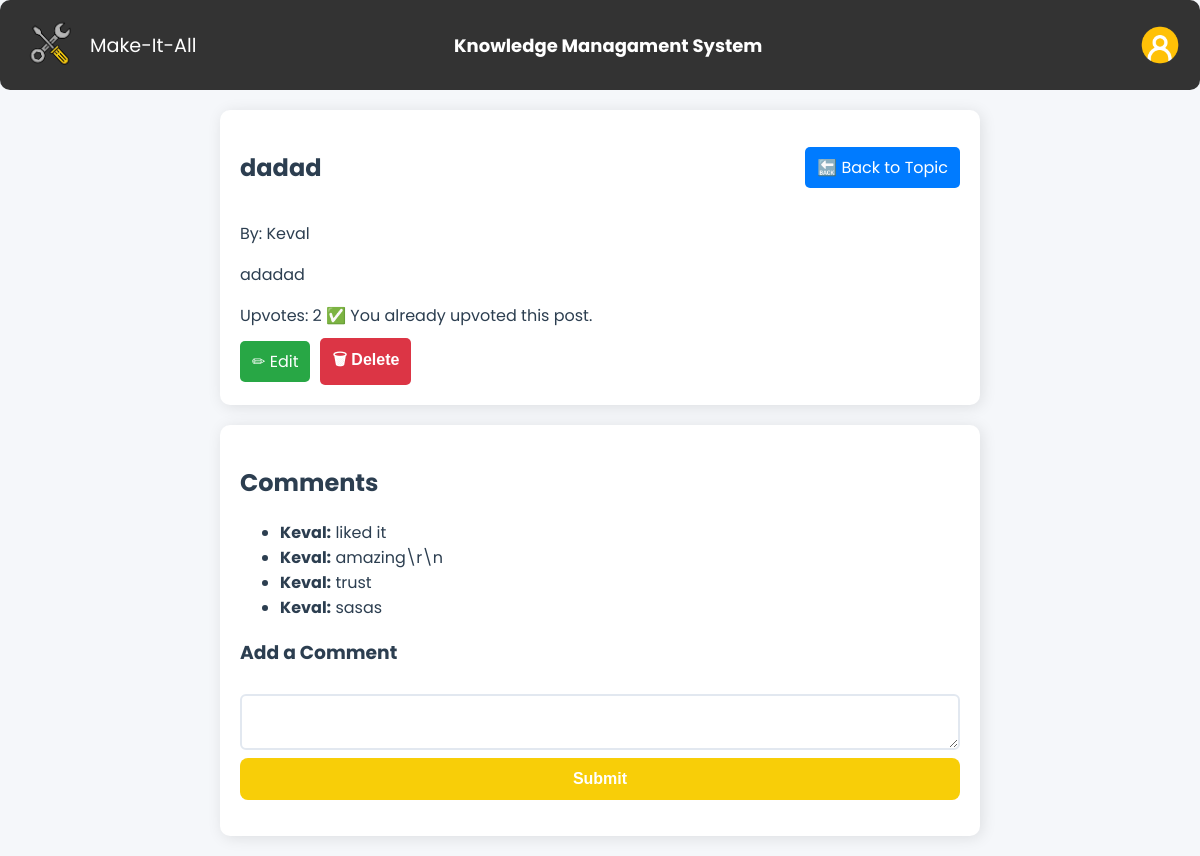
Screenshot of /post.php?post_id=3 (signed in) with the database file from the repository.
### tables this page shows
CREATE TABLE `posts` (
  `id` int(11) NOT NULL,
  `topic_id` int(11) NOT NULL,
  `title` varchar(255) NOT NULL,
  `content` text NOT NULL,
  `created_at` timestamp NOT NULL DEFAULT current_timestamp(),
  `updated_at` timestamp NOT NULL DEFAULT current_timestamp() ON UPDATE current_timestamp(),
  `upvotes` int(11) DEFAULT 0,
  `user_id` int(11) DEFAULT NULL
);

CREATE TABLE `users` (
  `id` int(11) NOT NULL,
  `name` varchar(255) NOT NULL,
  `email` varchar(255) NOT NULL,
  `password` varchar(255) NOT NULL,
  `role` enum('manager','employee') NOT NULL
);

CREATE TABLE `comments` (
  `id` int(11) NOT NULL,
  `post_id` int(11) NOT NULL,
  `content` text NOT NULL,
  `created_at` timestamp NOT NULL DEFAULT current_timestamp(),
  `user_id` int(11) DEFAULT NULL
);

### post.php (the view, shortened to what this page needs)
<?php
require 'db_config.php';
$post_id = isset($_GET['post_id']) ? intval($_GET['post_id']) : 0;
try {
    $user_id = isset($_SESSION['user_id']) ? $_SESSION['user_id'] : 0;
    if ($user_id > 0) {
        $query = "SELECT posts.*, users.name as username,
                  CASE WHEN pu.id IS NOT NULL THEN 1 ELSE 0 END as has_upvoted
                  FROM posts
                  JOIN users ON posts.user_id = users.id
                  LEFT JOIN post_upvotes pu ON posts.id = pu.post_id AND pu.user_id = ?
                  WHERE posts.id = ?";
        $stmt = $conn->prepare($query);
        $stmt->bind_param("ii", $user_id, $post_id);
    }
    if (!$stmt->execute()) {
        throw new Exception("Query execution failed: " . $stmt->error);
    }
    $result = $stmt->get_result();
    $post = $result->fetch_assoc();
    $has_upvoted = false;
    if ($user_id > 0) {
        $has_upvoted = isset($post['has_upvoted']) ? (bool) $post['has_upvoted'] : false;
    }
    $comments_query = "SELECT comments.*, users.name as username
                      FROM comments
                      JOIN users ON comments.user_id = users.id
                      WHERE post_id = ?
                      ORDER BY created_at ASC";
    $stmt = $conn->prepare($comments_query);
    $stmt->bind_param("i", $post_id);
    if (!$stmt->execute()) {
        throw new Exception("Comment query execution failed: " . $stmt->error);
    }
    $comments_result = $stmt->get_result();
    $comments = $comments_result->fetch_all(MYSQLI_ASSOC);
    $is_owner = ($user_id > 0) && ($user_id == $post['user_id']);
} catch (Exception $e) {
    die("Error: " . $e->getMessage());
}
?>
<?php include("navbar1.php"); ?>
<!DOCTYPE html>
<html lang="en">
<head>
    <link rel="stylesheet" href="topics_style.css">
</head>
<body>
    <section class="post-details">
        <div style="display: flex; align-items: center; justify-content: space-between;">
            <h1 style="margin-right: 10px;"><?php echo htmlspecialchars($post['title']); ?></h1>
            <a href="topic.php?topic_id=<?php echo $post['topic_id']; ?>"
                style="text-decoration: none; background-color: #007bff; color: white; padding: 8px 12px; border-radius: 5px;">
                🔙 Back to Topic
            </a>
        </div>
        <p>By: <?php echo htmlspecialchars($post['username']); ?></p>
        <p><?php echo htmlspecialchars($post['content']); ?></p>
        <span>Upvotes: <?php echo $post['upvotes']; ?></span>
        <?php if ($user_id > 0): ?>
            <?php if (!$has_upvoted): ?>
                <a href="posts_functions.php?post_id=<?php echo $post_id; ?>&upvote=true">⬆ Upvote</a>
            <?php else: ?>
                <span>✅ You already upvoted this post.</span>
            <?php endif; ?>
        <?php else: ?>
            <span>(Log in to upvote)</span>
        <?php endif; ?>
        <?php if ($is_owner): ?>
            <br>
            <div style="display: flex; align-items: center; gap: 10px; margin-top: 10px;">
                <a href="edit_post.php?post_id=<?php echo $post_id; ?>"
                    style="text-decoration: none; background-color: #28a745; color: white; padding: 8px 12px; border-radius: 5px; display: inline-block;">
                    ✏ Edit
                </a>
                <form action="posts_functions.php" method="post" style="margin: 0; display: inline;">
                    <button type="button" onclick="showDeleteModal()"
                        style="background-color: #dc3545; color: white; border: none; padding: 10px 12px; border-radius: 5px; cursor: pointer; display: inline-block;">
                        🗑 Delete
                    </button>
                </form>
            </div>
        <?php endif; ?>
    </section>
    <section>
        <h2>Comments</h2>
        <ul>
            <?php foreach ($comments as $comment): ?>
                <li>
                    <strong><?php echo htmlspecialchars($comment['username']); ?>:</strong>
                    <?php echo htmlspecialchars($comment['content']); ?>
                </li>
            <?php endforeach; ?>
        </ul>
        <?php if ($user_id > 0): ?>
            <h3>Add a Comment</h3>
            <form action="comments_functions.php" method="post">
                <textarea name="content" required></textarea>
                <button type="submit" name="add_comment">Submit</button>
            </form>
        <?php else: ?>
            <p>Please log in to add comments.</p>
        <?php endif; ?>
    </section>
</body>
</html>

### topics_style.css (style rules this page uses)
body { font-family: 'Poppins', sans-serif; margin: 0; padding: 0; background-color: #f5f7fa; color: #2c3e50; }
section { background: white; padding: 20px; margin: 20px auto; width: 60%; border-radius: 10px; box-shadow: 2px 2px 15px rgba(0, 0, 0, 0.1); }
form { display: flex; flex-direction: column; }
input, textarea, select { width: 100%; padding: 10px; margin: 8px 0; border: 2px solid #e2e8f0; border-radius: 6px; font-size: 14px; transition: all 0.3s ease-in-out; }
button { background: #F8CE08; color: white; padding: 12px; border: none; border-radius: 8px; font-size: 16px; font-weight: bold; cursor: pointer; transition: all 0.3s ease-in-out; }

### rows the page displays
posts: title "dadad", user.name "Keval", content "adadad", upvotes "2"
comments: user.name "Keval", content "liked it"
comments: user.name "Keval", content "amazing\\r\\n"
comments: user.name "Keval", content "trust"
comments: user.name "Keval", content "sasas"
